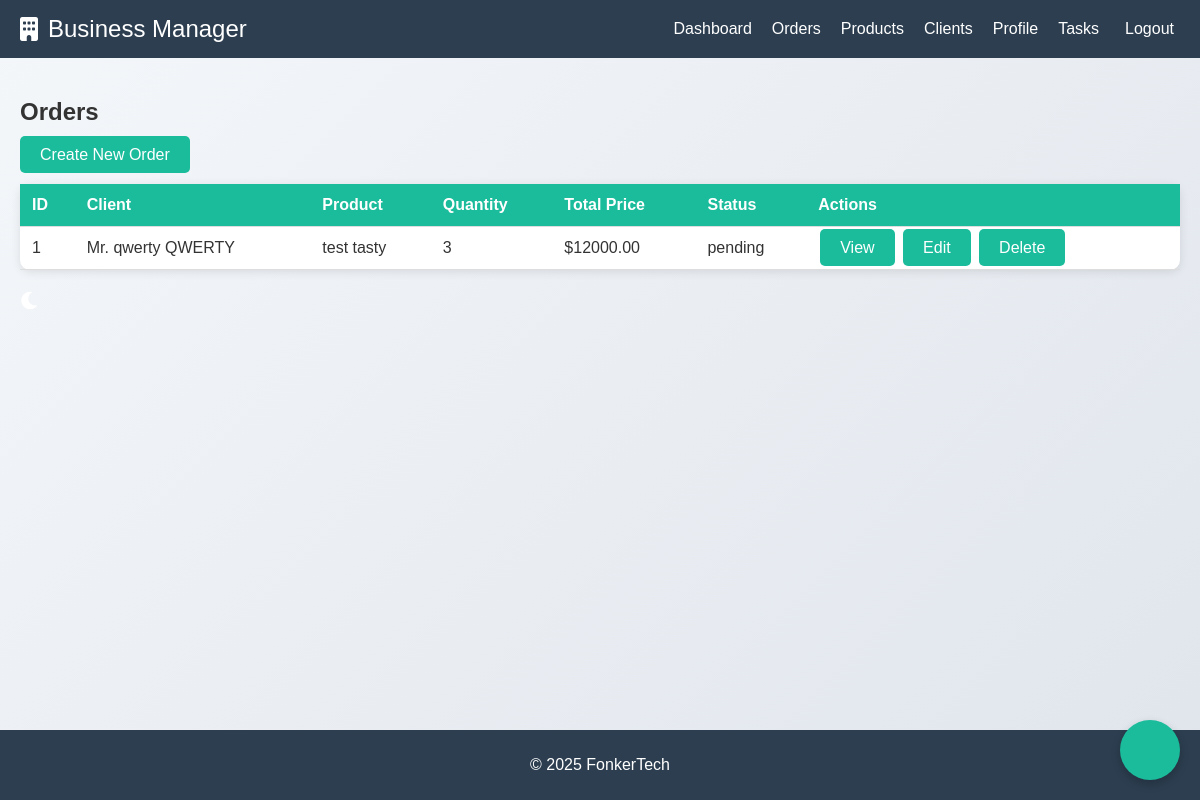
Screenshot of /orders/ (signed in) with the database file from the repository.
### management/models.py (models this page shows, shortened)
class Order(models.Model):
    client = models.ForeignKey(Client, on_delete=models.CASCADE)
    product = models.ForeignKey(Product, on_delete=models.CASCADE)
    quantity = models.IntegerField()
    total_price = models.DecimalField(max_digits=10, decimal_places=2, blank=True, null=True)
    created_at = models.DateTimeField(auto_now_add=True)
    status = models.CharField(max_length=20, choices=[
        ('pending', 'Pending'),
        ('completed', 'Completed'),
        ('cancelled', 'Cancelled'),
    ], default='pending')

class Client(models.Model):
    name = models.CharField(max_length=100)
    email = models.EmailField()
    phone = models.CharField(max_length=15)
    address = models.CharField(max_length=255, blank=True, null=True)  # Add this line
    created_at = models.DateTimeField(auto_now_add=True)

class Product(models.Model):
    name = models.CharField(max_length=100)
    description = models.TextField()
    price = models.DecimalField(max_digits=10, decimal_places=2)
    stock = models.IntegerField()

### management/views.py (the view)
# urls.py: path('orders/', views.order_list, name='order_list'),
@login_required
def order_list(request):
    orders = Order.objects.all()
    return render(request, 'management/order_list.html', {'orders': orders})

### management/templates/management/order_list.html (shortened to what this page needs)
{% extends "management/base.html" %}
{% block content %}
<div class="container">
    <h2>Orders</h2>
    <a href="{% url 'order_create' %}" class="btn btn-primary">Create New Order</a>
    <table class="table">
        <thead>
            <tr>
                <th>ID</th>
                <th>Client</th>
                <th>Product</th>
                <th>Quantity</th>
                <th>Total Price</th>
                <th>Status</th>
                <th>Actions</th>
            </tr>
        </thead>
        <tbody>
            {% for order in orders %}
            <tr>
                <td>{{ order.id }}</td>
                <td>{{ order.client.name }}</td>
                <td>{{ order.product.name }}</td>
                <td>{{ order.quantity }}</td>
                <td>${{ order.total_price }}</td>
                <td>{{ order.status }}</td>
                <td>
                    <a href="{% url 'order_detail' order.id %}" class="btn btn-info">View</a>
                    <a href="{% url 'order_update' order.id %}" class="btn btn-warning">Edit</a>
                    <a href="{% url 'order_delete' order.id %}" class="btn btn-danger">Delete</a>
                </td>
            </tr>
            {% endfor %}
        </tbody>
    </table>
</div>
{% endblock %}

### management/static/management/css/styles.css (style rules this page uses)
body { margin: 0; font-family: 'Arial', sans-serif; background-color: #f4f7fa; color: #333; }
body { font-family: Arial, sans-serif; margin: 0; padding: 0; background: linear-gradient(135deg, #f4f7fa, #e0e5ec); color: #333; min-height: 100vh; }
.btn { background-color: #1abc9c; color: #fff; border: none; padding: 10px 20px; border-radius: 5px; font-size: 16px; cursor: pointer; margin-top: 20px; width: 100%; }
a { color: #1abc9c; text-decoration: none; }
.btn { background-color: #1abc9c; color: #fff; border: none; padding: 10px 20px; border-radius: 5px; font-size: 16px; cursor: pointer; margin-right: 10px; }
.table { width: 100%; border-collapse: collapse; margin-top: 20px; background-color: #fff; border-radius: 10px; box-shadow: 0 2px 10px rgba(0, 0, 0, 0.1); }
.table th, .table td { padding: 12px; text-align: left; border-bottom: 1px solid #ddd; }
.table th { background-color: #1abc9c; color: #fff; font-weight: bold; }
.table .btn { margin: 2px; }

### rows the page displays
Order: id "1", client.name "Mr. qwerty QWERTY", product.name "test tasty", quantity "3", total_price "12000.00", status "pending"
